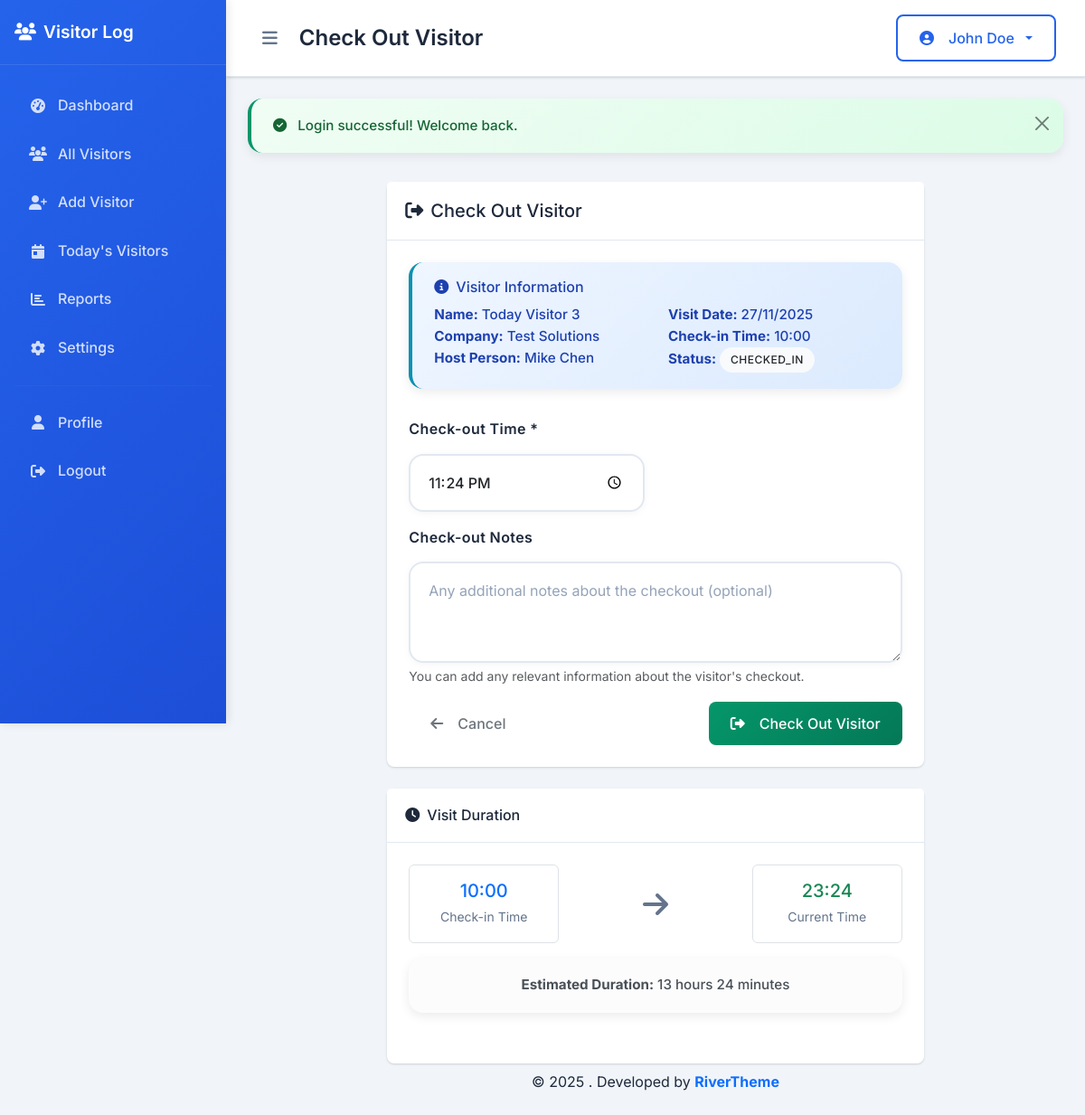
The app's page /checkout_visitor.php?id=19 (signed in) with its own data.
### tables this page shows
CREATE TABLE IF NOT EXISTS visitors (
    id INT AUTO_INCREMENT PRIMARY KEY,
    visitor_name VARCHAR(100) NOT NULL,
    visitor_email VARCHAR(100),
    visitor_phone VARCHAR(20),
    visitor_company VARCHAR(100),
    visit_date DATE NOT NULL,
    visit_time TIME NOT NULL,
    checkout_time TIME,
    purpose_of_visit TEXT NOT NULL,
    host_person VARCHAR(100) NOT NULL,
    host_department VARCHAR(100),
    visitor_photo VARCHAR(255),
    id_document_type ENUM('passport', 'driver_license', 'national_id', 'other') DEFAULT 'national_id',
    id_document_number VARCHAR(50),
    vehicle_number VARCHAR(20),
    notes TEXT,
    status ENUM('checked_in', 'checked_out', 'cancelled') DEFAULT 'checked_in',
    created_by INT,
    created_at TIMESTAMP DEFAULT CURRENT_TIMESTAMP,
    updated_at TIMESTAMP DEFAULT CURRENT_TIMESTAMP ON UPDATE CURRENT_TIMESTAMP,
    FOREIGN KEY (created_by) REFERENCES admins(id) ON DELETE SET NULL
);

### includes/Visitor.php (called while the page is built, shortened)
<?php
class Visitor {
    private $db;
    public function __construct() {
        $this->db = new Database();
    }
    public function getVisitorById($visitorId) {
        $sql = "SELECT v.*, a.full_name as created_by_name
                FROM visitors v
                LEFT JOIN admins a ON v.created_by = a.id
                WHERE v.id = ?";
        return $this->db->fetch($sql, [$visitorId]);
    }
}
?>

### includes/Database.php (called while the page is built, shortened)
<?php
class Database {
    private $host;
    private $db_name;
    private $username;
    private $password;
    private $charset;
    private $pdo;
    public function __construct() {
        $this->host = DB_HOST;
        $this->db_name = DB_NAME;
        $this->username = DB_USER;
        $this->password = DB_PASS;
        $this->charset = DB_CHARSET;
    }
    public function connect() {
        if ($this->pdo === null) {
            try {
                $dsn = "mysql:host={$this->host};dbname={$this->db_name};charset={$this->charset}";
                $options = [
                    PDO::ATTR_ERRMODE => PDO::ERRMODE_EXCEPTION,
                    PDO::ATTR_DEFAULT_FETCH_MODE => PDO::FETCH_ASSOC,
                    PDO::ATTR_EMULATE_PREPARES => false,
                ];
                $this->pdo = new PDO($dsn, $this->username, $this->password, $options);
            } catch (PDOException $e) {
                throw new Exception("Database connection failed: " . $e->getMessage());
            }
        }
        return $this->pdo;
    }
    public function query($sql, $params = []) {
        try {
            $pdo = $this->connect();
            $stmt = $pdo->prepare($sql);
            $stmt->execute($params);
            return $stmt;
        } catch (PDOException $e) {
            throw new Exception("Query execution failed: " . $e->getMessage());
        }
    }
    public function fetch($sql, $params = []) {
        $stmt = $this->query($sql, $params);
        return $stmt->fetch();
    }
}
?>

### includes/Utils.php (called while the page is built, shortened)
<?php
class Utils {
    public static function formatDate($date, $format = DISPLAY_DATE_FORMAT) {
        $dateObj = DateTime::createFromFormat('Y-m-d', $date);
        return $dateObj ? $dateObj->format($format) : $date;
    }
    public static function formatTime($time, $format = DISPLAY_TIME_FORMAT) {
        $timeObj = DateTime::createFromFormat('H:i:s', $time);
        return $timeObj ? $timeObj->format($format) : $time;
    }
}
?>

### checkout_visitor.php (the view, shortened to what this page needs)
<?php
require_once 'includes/bootstrap.php';
$visitorId = intval($_GET['id'] ?? 0);
$visitorDetails = $visitor->getVisitorById($visitorId);
$defaultCheckoutTime = date('H:i');
include 'templates/header.php';
?>
<div class="row">
    <div class="col-lg-8 mx-auto">
        <div class="card">
            <div class="card-header">
                <h5 class="mb-0"><i class="fas fa-sign-out-alt me-2"></i>Check Out Visitor</h5>
            </div>
            <div class="card-body">
                <div class="alert alert-info">
                    <h6 class="alert-heading"><i class="fas fa-info-circle me-2"></i>Visitor Information</h6>
                    <div class="row">
                        <div class="col-md-6">
                            <strong>Name:</strong> <?php echo htmlspecialchars($visitorDetails['visitor_name']); ?><br>
                            <strong>Company:</strong> <?php echo htmlspecialchars($visitorDetails['visitor_company'] ?? 'N/A'); ?><br>
                            <strong>Host Person:</strong> <?php echo htmlspecialchars($visitorDetails['host_person']); ?>
                        </div>
                        <div class="col-md-6">
                            <strong>Visit Date:</strong> <?php echo Utils::formatDate($visitorDetails['visit_date']); ?><br>
                            <strong>Check-in Time:</strong> <?php echo Utils::formatTime($visitorDetails['visit_time']); ?><br>
                            <strong>Status:</strong> <?php echo getStatusBadge($visitorDetails['status']); ?>
                        </div>
                    </div>
                </div>
                <form method="POST" class="needs-validation" novalidate>
                    <div class="row">
                        <div class="col-md-6 mb-3">
                            <label for="checkout_time" class="form-label">Check-out Time *</label>
                            <input type="time"
                                   class="form-control"
                                   id="checkout_time"
                                   name="checkout_time"
                                   value="<?php echo $_POST['checkout_time'] ?? $defaultCheckoutTime; ?>"
                                   required>
                        </div>
                        <div class="col-12 mb-3">
                            <label for="notes" class="form-label">Check-out Notes</label>
                            <textarea class="form-control"
                                      id="notes"
                                      name="notes"
                                      rows="3"
                                      placeholder="Any additional notes about the checkout (optional)"><?php echo htmlspecialchars($_POST['notes'] ?? ''); ?></textarea>
                            <div class="form-text">
                                You can add any relevant information about the visitor's checkout.
                            </div>
                        </div>
                    </div>
                    <div class="d-flex justify-content-between">
                        <a href="view_visitor.php?id=<?php echo $visitorId; ?>" class="btn btn-outline-secondary">
                            <i class="fas fa-arrow-left me-2"></i>Cancel
                        </a>
                        <button type="submit" class="btn btn-success">
                            <i class="fas fa-sign-out-alt me-2"></i>Check Out Visitor
                        </button>
                    </div>
                </form>
            </div>
        </div>
        <div class="card mt-4">
            <div class="card-header">
                <h6 class="mb-0"><i class="fas fa-clock me-2"></i>Visit Duration</h6>
            </div>
            <div class="card-body">
                <div class="row text-center">
                    <div class="col-md-4">
                        <div class="border rounded p-3">
                            <h5 class="text-primary mb-1"><?php echo Utils::formatTime($visitorDetails['visit_time']); ?></h5>
                            <small class="text-muted">Check-in Time</small>
                        </div>
                    </div>
                    <div class="col-md-4 d-flex align-items-center justify-content-center">
                        <i class="fas fa-arrow-right fa-2x text-muted"></i>
                    </div>
                    <div class="col-md-4">
                        <div class="border rounded p-3">
                            <h5 class="text-success mb-1" id="currentTime"><?php echo date('H:i'); ?></h5>
                            <small class="text-muted">Current Time</small>
                        </div>
                    </div>
                </div>
                <div class="text-center mt-3">
                    <div class="alert alert-light">
                        <strong>Estimated Duration:</strong>
                        <span id="visitDuration">Calculating...</span>
                    </div>
                </div>
            </div>
        </div>
    </div>
</div>
<?php include 'templates/footer.php'; ?>

### includes/bootstrap.php (shortened to what this page needs)
<?php
require_once __DIR__ . '/../config/database.php';
require_once __DIR__ . '/Database.php';
require_once __DIR__ . '/Visitor.php';
require_once __DIR__ . '/Utils.php';
$visitor = new Visitor();
function getStatusBadge($status) {
    $badges = [
        'checked_in' => '<span class="badge bg-success">Checked In</span>',
        'checked_out' => '<span class="badge bg-secondary">Checked Out</span>',
        'cancelled' => '<span class="badge bg-danger">Cancelled</span>'
    ];
    return $badges[$status] ?? '<span class="badge bg-light text-dark">' . ucfirst($status) . '</span>';
}
?>

### assets/css/style.css (style rules this page uses)
:root { --primary-color: #2563eb; --secondary-color: #64748b; --success-color: #059669; --danger-color: #dc2626; --warning-color: #d97706; --info-color: #0891b2; --light-color: #f8fafc; --dark-color: #1e293b; --border-radius: 8px; --box-shadow: 0 1px 3px 0 rgba(0, 0, 0, 0.1), 0 1px 2px 0 rgba(0, 0, 0, 0.06); --transition: all 0.3s ease; }
body { font-family: 'Inter', -apple-system, BlinkMacSystemFont, 'Segoe UI', Roboto, sans-serif; background-color: #f1f5f9; color: var(--dark-color); line-height: 1.6; }
.card { border: none; border-radius: var(--border-radius); box-shadow: var(--box-shadow); transition: var(--transition); background: white; }
.card-header { background: white; border-bottom: 1px solid #e2e8f0; padding: 1.25rem; font-weight: 600; color: var(--dark-color); }
.card-body { padding: 1.5rem; }
.form-control { border: 1px solid #d1d5db; border-radius: var(--border-radius); padding: 0.75rem; transition: var(--transition); font-size: 0.95rem; }
.form-label { font-weight: 500; color: var(--dark-color); margin-bottom: 0.5rem; }
.btn { border-radius: var(--border-radius); padding: 0.75rem 1.5rem; font-weight: 500; transition: var(--transition); border: none; cursor: pointer; text-decoration: none; display: inline-flex; align-items: center; gap: 0.5rem; }
.btn-success { background: linear-gradient(135deg, var(--success-color) 0%, #047857 100%); color: white; }
.badge { padding: 0.5rem 0.75rem; border-radius: 20px; font-weight: 500; font-size: 0.75rem; text-transform: uppercase; letter-spacing: 0.5px; }
.alert { border: none; border-radius: var(--border-radius); padding: 1rem 1.5rem; margin-bottom: 1rem; border-left: 4px solid; }
.alert-info { background-color: #f0f9ff; color: #1e40af; border-left-color: var(--info-color); }
.form-label { color: var(--dark-color); font-weight: 600; margin-bottom: 0.875rem; display: block; font-size: 1rem; letter-spacing: 0.025em; }
.form-control { border: 2px solid #e2e8f0; border-radius: 16px; padding: 1.125rem 1.25rem; font-size: 1rem; transition: all 0.3s cubic-bezier(0.4, 0, 0.2, 1); background: white; box-shadow: 0 2px 8px rgba(0, 0, 0, 0.04); font-weight: 500; }
.form-control::placeholder { color: #94a3b8; font-weight: 400; }
.alert { border: none; border-radius: 16px; padding: 1.125rem 1.5rem; margin-bottom: 2rem; font-weight: 500; box-shadow: 0 4px 12px rgba(0, 0, 0, 0.08); font-size: 0.95rem; }
.alert-info { background: linear-gradient(135deg, #eff6ff, #dbeafe); color: #1e40af; border-left: 4px solid var(--info-color); }
.text-muted { color: var(--secondary-color) !important; }
.bg-light { background-color: var(--light-color) !important; }

### records on screen
visitors: visitor_name "Today Visitor 3", visitor_company "Test Solutions", host_person "Mike Chen", visit_date "27/11/2025", visit_time "10:00", status "CHECKED_IN"

### other values on screen
$pageTitle "Check Out Visitor"
$currentAdmin['name'] "John Doe"
$flashMessage['message'] "Login successful! Welcome back."
